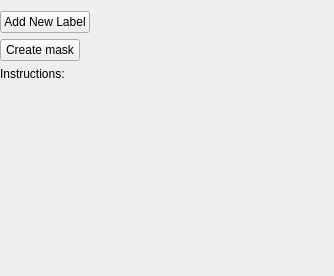
<?xml version="1.0" encoding="UTF-8"?>
<ui version="4.0">
 <class>MitkSegmentationTool</class>
 <widget class="QWidget" name="MitkSegmentationTool">
  <property name="geometry">
   <rect>
    <x>0</x>
    <y>0</y>
    <width>334</width>
    <height>276</height>
   </rect>
  </property>
  <property name="sizePolicy">
   <sizepolicy hsizetype="Preferred" vsizetype="Ignored">
    <horstretch>0</horstretch>
    <verstretch>0</verstretch>
   </sizepolicy>
  </property>
  <property name="minimumSize">
   <size>
    <width>0</width>
    <height>0</height>
   </size>
  </property>
  <property name="windowTitle">
   <string>Form</string>
  </property>
  <layout class="QVBoxLayout" name="verticalLayout">
   <property name="leftMargin">
    <number>0</number>
   </property>
   <property name="rightMargin">
    <number>0</number>
   </property>
   <item alignment="Qt::AlignLeft|Qt::AlignTop">
    <widget class="ActionPushButton" name="newLabelPushBtn">
     <property name="styleSheet">
      <string notr="true"/>
     </property>
     <property name="text">
      <string>Add New Label</string>
     </property>
    </widget>
   </item>
   <item alignment="Qt::AlignLeft|Qt::AlignTop">
    <widget class="ActionPushButton" name="createMaskPushBtn">
     <property name="text">
      <string>Create mask</string>
     </property>
    </widget>
   </item>
   <item>
    <widget class="InfoLabel" name="infoLabel">
     <property name="sizePolicy">
      <sizepolicy hsizetype="Expanding" vsizetype="Preferred">
       <horstretch>0</horstretch>
       <verstretch>0</verstretch>
      </sizepolicy>
     </property>
     <property name="minimumSize">
      <size>
       <width>170</width>
       <height>0</height>
      </size>
     </property>
     <property name="text">
      <string>Instructions:</string>
     </property>
     <property name="alignment">
      <set>Qt::AlignLeading|Qt::AlignLeft|Qt::AlignVCenter</set>
     </property>
     <property name="wordWrap">
      <bool>true</bool>
     </property>
    </widget>
   </item>
   <item>
    <widget class="QmitkLabelSetWidget" name="labelSetWidget" native="true">
     <property name="sizePolicy">
      <sizepolicy hsizetype="Preferred" vsizetype="Fixed">
       <horstretch>0</horstretch>
       <verstretch>0</verstretch>
      </sizepolicy>
     </property>
     <property name="minimumSize">
      <size>
       <width>0</width>
       <height>90</height>
      </size>
     </property>
    </widget>
   </item>
   <item>
    <widget class="QWidget" name="toolGUIArea" native="true">
     <property name="minimumSize">
      <size>
       <width>0</width>
       <height>0</height>
      </size>
     </property>
     <layout class="QHBoxLayout" name="horizontalLayout"/>
    </widget>
   </item>
   <item>
    <widget class="QmitkToolSelectionBox" name="toolSelectionBox" native="true"/>
   </item>
   <item>
    <spacer name="verticalSpacer">
     <property name="orientation">
      <enum>Qt::Vertical</enum>
     </property>
     <property name="sizeHint" stdset="0">
      <size>
       <width>20</width>
       <height>40</height>
      </size>
     </property>
    </spacer>
   </item>
  </layout>
 </widget>
 <customwidgets>
  <customwidget>
   <class>ActionPushButton</class>
   <extends>QPushButton</extends>
   <header>ActionPushButton.h</header>
  </customwidget>
  <customwidget>
   <class>QmitkToolSelectionBox</class>
   <extends>QWidget</extends>
   <header location="global">QmitkToolSelectionBox.h</header>
  </customwidget>
  <customwidget>
   <class>QmitkLabelSetWidget</class>
   <extends>QWidget</extends>
   <header location="global">Qmitk/QmitkLabelSetWidget.h</header>
   <container>1</container>
  </customwidget>
  <customwidget>
   <class>InfoLabel</class>
   <extends>QLabel</extends>
   <header>InfoLabel.h</header>
  </customwidget>
 </customwidgets>
 <resources/>
 <connections/>
</ui>
